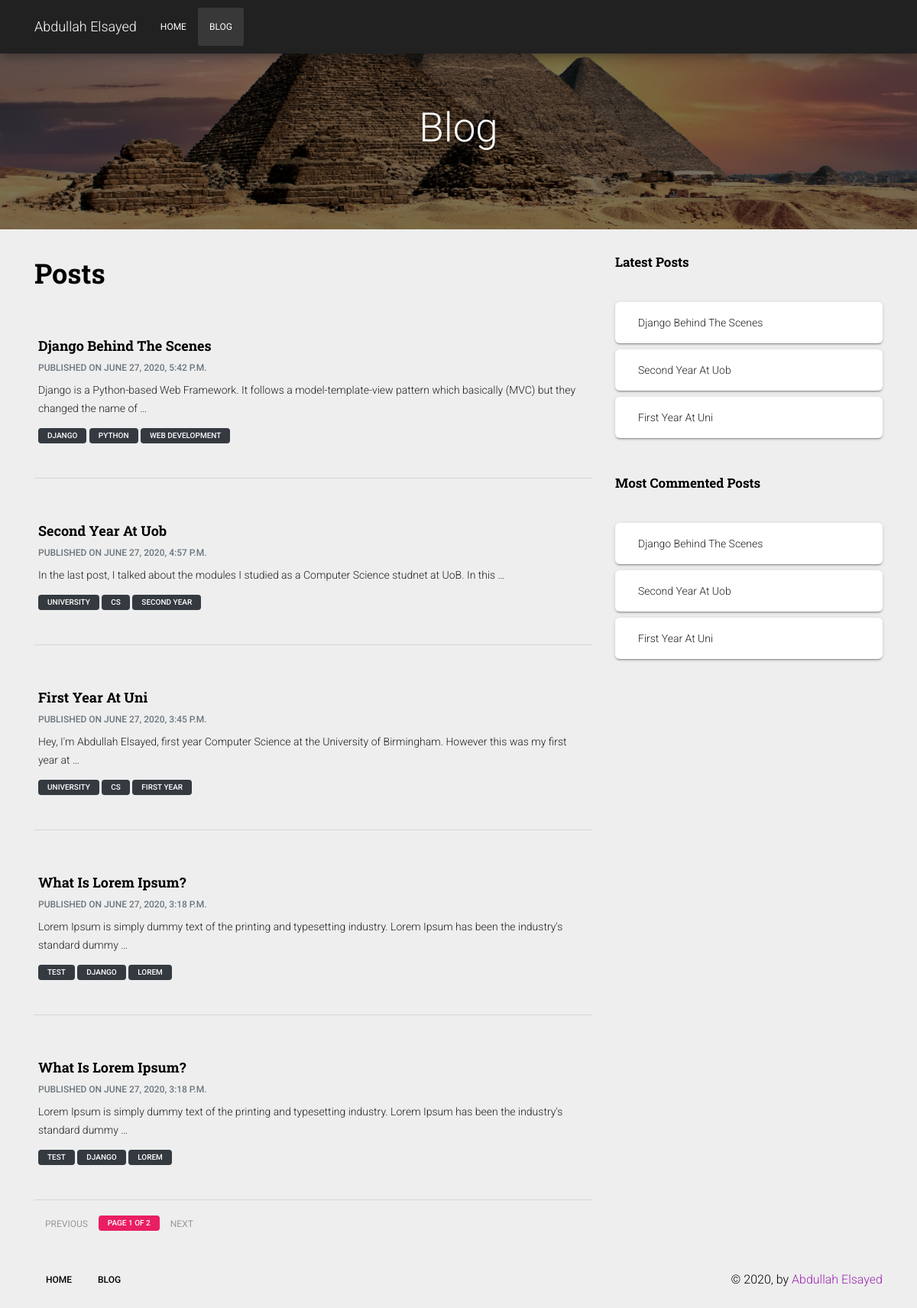
Screenshot of /blog/ with the database file from the repository.
### blog/models.py (models this page shows, shortened)
class Post(models.Model):
    STATUS_CHOICES = (
        ('draft', 'Draft'),
        ('published', 'Published'),
    )
    title = models.CharField(max_length=250)
    slug = models.SlugField(max_length=250, unique=True)
    body = models.TextField()
    publish = models.DateTimeField(default=timezone.now)
    created_at = models.DateTimeField(auto_now_add=True)
    updated_at = models.DateTimeField(auto_now=True)
    status = models.CharField(
        max_length=10, choices=STATUS_CHOICES, default='draft')
    tags = TaggableManager()
    objects = models.Manager()
    published = PublishedManager()
    def get_absolute_url(self):
        return reverse('blog:posts_detail', args=[self.pk, self.slug])
    class Meta:
        verbose_name = 'Post'
        verbose_name_plural = 'Posts'
        ordering = ('-publish',)

### blog/views.py (the view)
# urls.py: path('', views.PostsListView.as_view(), name='posts_list'),
class PostsListView(generic_views.ListView):
    model = Post
    paginate_by = 5
    tag = None
    template_name = 'blog/posts_list.html'
    context_object_name = 'posts'
    def get_queryset(self):
        if (self.tag):
            return Post.objects.filter(tags__in=[self.tag])
        return Post.published.all()
    def get_context_data(self, **kwargs):
        context = super().get_context_data(**kwargs)
        context["tag"] = self.tag
        return context
    def dispatch(self, request, tag_slug=None, *args, **kwargs):
        if tag_slug:
            self.allow_empty = False
            self.tag = Tag.objects.get(slug=tag_slug)
        return super(PostsListView, self).dispatch(request, *args, **kwargs)

### blog/helpers.py (called while the page is built)
def get_latest_posts(count=3):
    return Post.published.order_by('-publish')[:count]

def get_most_commented_posts(count=3):
    return Post.published.annotate(total_comments=Count('post_comments')).order_by('-total_comments', '-publish')[:count]

### blog/models.py (called while the page is built)
    def get_queryset(self):
        return super(PublishedManager, self).get_queryset().filter(status='published')

### blog/templatetags/blog_tags.py (called while the page is built)
@register.inclusion_tag('blog/partials/latest_posts.html')
def latest_posts(count=3):
    return {'latest_posts': helpers.get_latest_posts(count)}

@register.inclusion_tag('blog/partials/most_commented_posts.html')
def most_commented_posts(count=3):
    return {'most_commented_posts': helpers.get_most_commented_posts(count)}

### templates/blog/posts_list.html (shortened to what this page needs)
{% extends 'blog/blog_base.html' %}
{% block blog_content %}
    {% if tag %}
        <h2 class="title">Posts with "{{ tag.name }}" tag</h2>
    {% else %}
        <h2 class="title">Posts</h2>
    {% endif %}
    {% for post in posts %}
        <div class="card card-plain">
            <div class="card-body">
                <h4 class="card-title"><a href="{{ post.get_absolute_url }}">{{ post.title.title }}</a></h4>
                <h6 class="card-subtitle mb-2 text-muted">Published on {{ post.publish }}</h6>
                <p class="card-text">{{ post.body|truncatewords:20 }}</p>
                {% for tag in post.tags.all %}
                    <span class="badge badge-default bg-dark">
                        <a href="{% url "blog:posts_by_tag" tag.slug %}" style="color:white;">{{ tag.name }}</a>
                    </span>
                {% endfor %}
            </div>
        </div>
        <hr>
    {% endfor %}
    {% include "blog/partials/pagination.html" %}
{% endblock blog_content %}

### templates/blog/partials/latest_posts.html
<h5 class="title">Latest Posts</h5>
<ul class="list-group list-group-flush">
    {% for post in latest_posts %}
        <a href="{{ post.get_absolute_url }}">
            <div class="card mt-auto mb-2">
                <div class="card-body">
                    {{ post.title.title }}
                </div>
            </div>
        </a>
    {% endfor %}
</ul>

### templates/blog/partials/most_commented_posts.html
<h5 class="title">Most Commented Posts</h5>
<ul class="list-group list-group-flush">
    {% for post in most_commented_posts %}
        <a href="{{ post.get_absolute_url }}">
            <div class="card mt-auto mb-2">
                <div class="card-body">
                    {{ post.title.title }}
                </div>
            </div>
        </a>
    {% endfor %}
</ul>

### rows the page displays
Post: title "Django Behind The Scenes", publish "JUNE 27, 2020, 5:42 P.M.", body "Django is a Python-based Web Framework. It follows a model-template-view pattern which basically (MVC) but they changed the name of …"
Tag: name "DJANGO"
Tag: name "PYTHON"
Tag: name "WEB DEVELOPMENT"
Post: title "Second Year At Uob", publish "JUNE 27, 2020, 4:57 P.M.", body "In the last post, I talked about the modules I studied as a Computer Science studnet at UoB. In this …"
Tag: name "UNIVERSITY"
Tag: name "CS"
Tag: name "SECOND YEAR"
Post: title "First Year At Uni", publish "JUNE 27, 2020, 3:45 P.M.", body "Hey, I'm Abdullah Elsayed, first year Computer Science at the University of Birmingham. However this was my first year at …"
Tag: name "FIRST YEAR"
Post: title "What Is Lorem Ipsum?", publish "JUNE 27, 2020, 3:18 P.M.", body "Lorem Ipsum is simply dummy text of the printing and typesetting industry. Lorem Ipsum has been the industry's standard dummy …"
Tag: name "TEST"
Tag: name "DJANGO"
Tag: name "LOREM"
Post: title "What Is Lorem Ipsum?", publish "JUNE 27, 2020, 3:18 P.M.", body "Lorem Ipsum is simply dummy text of the printing and typesetting industry. Lorem Ipsum has been the industry's standard dummy …"

### other values shown
{{ page_title }} "Blog"
{{ page_obj.number }} "1"
{{ page_obj.paginator.num_pages }} "2"
